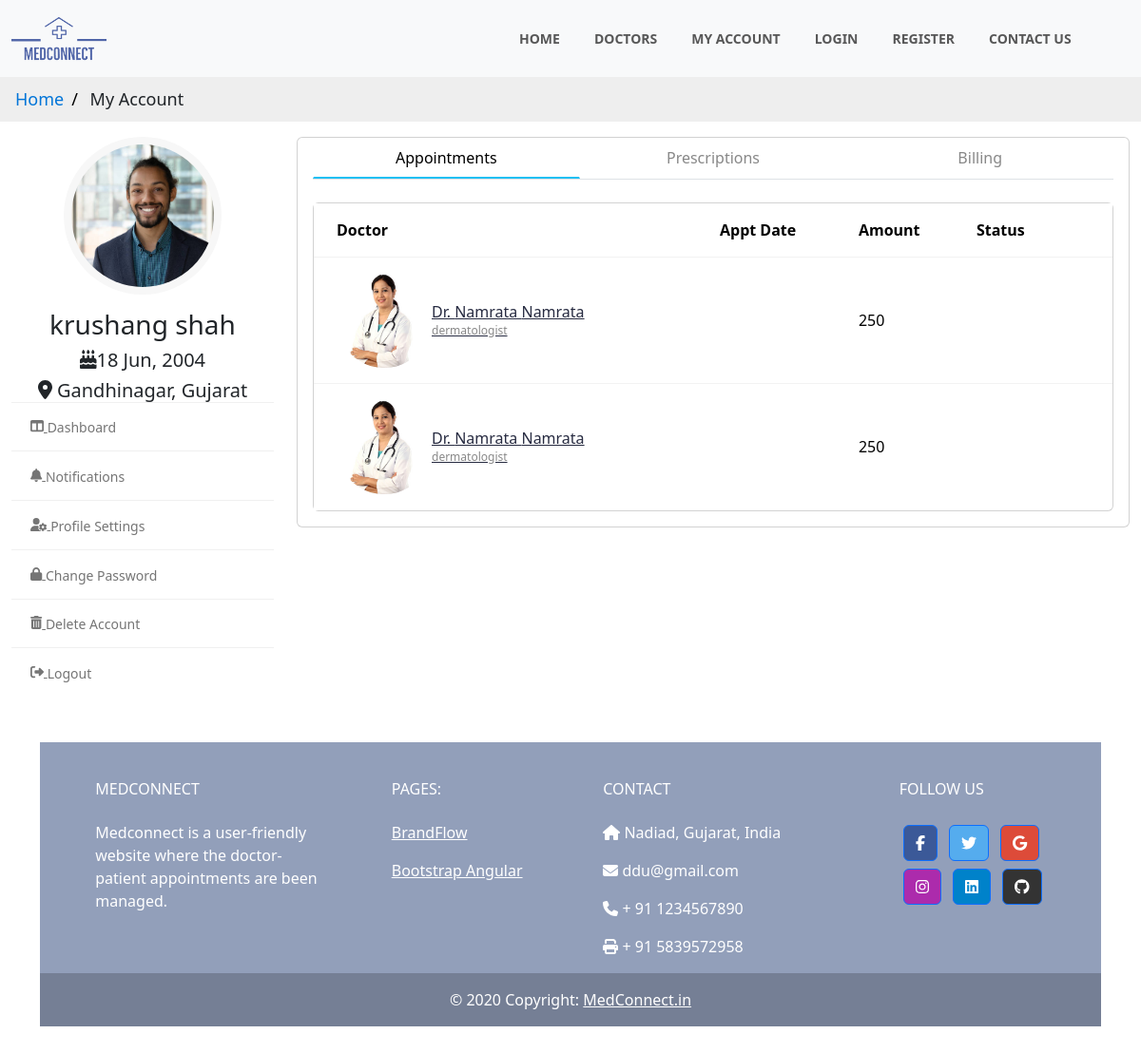
/patient/myaccount/ (signed in), run on the app's committed database.
### accounts/models.py (models this page shows, shortened)
class Patient(models.Model):
    user = models.OneToOneField(CustomUser, on_delete=models.CASCADE, primary_key=True)
    patient_addr = models.ForeignKey(Address, on_delete=models.CASCADE)
    date_of_birth = models.DateField()
    blood_group = models.CharField(max_length=5)
    profile_img = models.ImageField(upload_to="patient_profile_images", default='patient_profile_images/default.png')

class CustomUser(AbstractBaseUser, PermissionsMixin):
    email = models.EmailField(unique=True)
    first_name = models.CharField(max_length=30)
    last_name = models.CharField(max_length=30)
    phone_number = models.CharField(max_length=15)
    is_active = models.BooleanField(default=True)
    is_staff = models.BooleanField(default=False)
    is_admin = models.BooleanField(default=False)
    is_superadmin = models.BooleanField(default=False)
    type = models.CharField(max_length=16, default='patient')
    objects = CustomUserManager()
    USERNAME_FIELD = 'email'
    REQUIRED_FIELDS = ['first_name']

class Address(models.Model):
    street = models.CharField(max_length=255)
    city = models.CharField(max_length=255)
    state = models.CharField(max_length=255)

class Doctor(models.Model):
    user = models.OneToOneField(CustomUser, on_delete=models.CASCADE, primary_key=True)
    doctor_addr = models.ForeignKey(Address, on_delete=models.CASCADE)
    qualification = models.CharField(max_length=255)
    specialization = models.CharField(max_length=255)
    certificate_no = models.CharField(max_length=255)
    fees = models.IntegerField()
    profile_img = models.ImageField(upload_to="doctors_profile_images", default='doctors_profile_images/default.png')

### doctor/models.py (models this page shows)
class appointment(models.Model):
    patient_id=models.ForeignKey(Patient,on_delete=models.CASCADE)
    doctor_id=models.ForeignKey(Doctor,on_delete=models.CASCADE)
    patient_name = models.CharField(max_length=255 , default='unknown user')
    datetime = models.DateTimeField(auto_now_add=False,null=True)
    appointment_state = models.CharField(max_length=255) #accept reject etcccccc
    note = models.TextField()
    rejection_reason = models.TextField(blank=True, null=True)

### patient/views.py (the view)
# urls.py: path('myaccount/',views.myaccount,name='myaccount'),
@login_required(login_url='/login/')
def myaccount(request):
    current_user=request.user
    id=current_user.id
    patient= Patient.objects.get(user_id=id)
    address=Address.objects.get(id=patient.patient_addr_id)
    appt=appointment.objects.filter(patient_id_id=id)
    context={'cuser':current_user,
    'patient':patient,
    'address':address,
    'appointment':appt,
    }
    print(patient.profile_img)
    return render(request,'patient/myaccount.html',context)

### templates/patient/myaccount.html (shortened to what this page needs)
{%extends 'patient/myaccount_base.html'%}
{%block main%}
      <div class="col-md-7 col-lg-8 col-xl-9">
        <div class="card">
          <div class="card-body pt-0">
            <nav class="user-tabs mb-4">
              <ul class="nav nav-tabs nav-tabs-bottom nav-justified">
                <li class="nav-item">
                  <a class="nav-link active" href="/patient/myaccount/" data-toggle="tab">Appointments</a>
                </li>
                <li class="nav-item">
                  <a class="nav-link" href="/patient/prescription/" data-toggle="tab">Prescriptions</a>
                </li>
                <li class="nav-item">
                  <a class="nav-link" href="/patient/bills/" data-toggle="tab">Billing</a>
                </li>
              </ul>
            </nav>
            <div class="tab-content pt-0">
              <div id="pat_appointments" class="tab-pane fade show active">
                <div class="card card-table mb-0">
                  <div class="card-body">
                    <div class="table-responsive">
                      <table class="table table-hover table-center mb-0">
                        <thead>
                          <tr>
                            <th>Doctor</th>
                            <th>Appt Date</th>
                            <th>Amount</th>
                            <th>Status</th>
                            <th></th>
                          </tr>
                        </thead>
                        <tbody>
                          {%for app in appointment%}
                          <tr>
                            <td>
                              <h2 class="table-avatar">
                                <a href="/patient/doc-details/{{app.doctor_id_id}}" class="avatar avatar-sm mr-2">
                                  <img class="rounded-circle" src="/media/{{app.doctor_id.profile_img}}" alt="User Image" style="width: 100px; height: 100px; object-fit: cover;">
                                </a>
                                <a href="/media/doc-details/{{app.doctor_id_id}}">  Dr.  {{app.doctor_id.user.first_name}} {{app.doctor_id.user.first_name}}<span>{{app.doctor_id.specialization}}</span></a>
                              </h2>
                            </td>
                            <td>{{app.doctor_id.datetime | date:"d M , yyyy"}}</td>
                            <td>{{app.doctor_id.fees}}</td>
                          </tr>
                          {%endfor%}
                        </tbody>
                      </table>
                    </div>
                  </div>
                </div>
              </div>
            </div>
          </div>
        </div>
      </div>
    </div>
  </div>
</div>
{% endblock  %}

### templates/patient/myaccount_base.html (shortened to what this page needs)
{% extends 'patient/base.html' %}
{% load static %}
{% block content %}
<ul class="breadcrumb">
    <li><a href="/patient/">Home</a></li>
    <li>My Account</li>
  </ul>
<div class="content">
  <div class="container-fluid">
    <div class="row">
        <div class="col-md-5 col-lg-4 col-xl-3 theiaStickySidebar">
            <div class="profile-sidebar">
            <div class="widget-profile pro-widget-content">
                <div class="profile-info-widget">
                <a href="#" class="booking-doc-img">
                    <img src="/media/{{patient.profile_img}}" alt="User Image" style="width: 150px; height: 150px; object-fit: cover;">
                </a>
                <div class="profile-det-info">
                    <h3>{{cuser.first_name}}  {{cuser.last_name}}</h3>
                    <div class="patient-details">
                    <h5><i class="fas fa-birthday-cake"></i>{{patient.date_of_birth | date:"d M, Y"}}</h5>
                    <h5 class="mb-0"><i class="fas fa-map-marker-alt"></i> {{address.city}}, {{address.state}}</h5>
                    </div>
                </div>
                </div>
            </div>
            <div class="dashboard-widget">
                <nav class="dashboard-menu">
                <ul type="none">
                    <li>
                    <a href="/patient/myaccount/">
                        <i class="fas fa-columns"></i>
                        <span>Dashboard</span>
                    </a>
                    </li>
                    <li>
                    <a href="/patient/patient-notifications/">
                        <i class="fas fa-bell"></i>
                        <span>Notifications</span>
                    </a>
                    </li>
                    <li>
                    <a href="/patient/patient-settings/">
                        <i class="fas fa-user-cog"></i>
                        <span>Profile Settings</span>
                    </a>
                    </li>
                    <li>
                    <a href="/patient/patient-change-password/">
                        <i class="fas fa-lock"></i>
                        <span>Change Password</span>
                    </a>
                    </li>
                    <li>
                    <a href="/patient/delete-account/">
                        <i class="fas fa-trash-can"></i>
                        <span>Delete Account</span>
                    </a>
                    </li>
                    <li>
                    <a href="/logout/">
                        <i class="fas fa-sign-out-alt"></i>
                        <span>Logout</span>
                    </a>
                    </li>
                </ul>
                </nav>
            </div>
            </div>
        </div>
        {%block main%}
        {%endblock%}
{%endblock%}

### static/styles/style.css (style rules this page uses)
body { font-family: 'Dosis', sans-serif; font-family: 'Open Sans', sans-serif; font-size: 14px; line-height: 1.42857143; color: #f0f0f0; overflow-x: hidden; }
ul.breadcrumb { padding: 10px 16px; list-style: none; background-color: #eee; }
ul.breadcrumb li { display: inline; font-size: 18px; }
ul.breadcrumb li+li:before { padding: 8px; color: black; content: "/\00a0"; }
ul.breadcrumb li a { color: #0275d8; text-decoration: none; }
.table { color: #272b41; max-width: 100%; margin-bottom: 0; width: 100%; }
table.table td h2 { display: inline-block; font-size: inherit; font-weight: 400; margin: 0; padding: 0; vertical-align: middle; }
table.table td h2.table-avatar { -webkit-box-align: center; -ms-flex-align: center; align-items: center; display: -webkit-inline-box; display: -ms-inline-flexbox; display: inline-flex; font-size: inherit; font-weight: 400; margin: 0; padding: 0; vertical-align: middle; white-space: nowrap; }
table.table td h2 a { color: #272b41; }
table.table td h2 span { color: #888; display: block; font-size: 12px; margin-top: 3px; }
.table thead { border-bottom: 1px solid rgba(0, 0, 0, 0.03); }
.table thead tr th { border-bottom: 1px solid rgba(0, 0, 0, 0.05); }
.table tbody tr { border-bottom: 1px solid rgba(0, 0, 0, 0.05); }
.table tbody tr:last-child { border-color: transparent; }
.table.table-center td, .table.table-center th { vertical-align: middle; }
.card-table .card-body { padding: 0; }
.card-table .card-body .table > thead > tr > th { border-top: 0; }
.card-table .table tr td:first-child, .card-table .table tr th:first-child { padding-left: 1.5rem; }
.card-table .table tr td:last-child, .card-table .table tr th:last-child { padding-right: 1.5rem; }
.card-table .table td, .card-table .table th { border-top: 1px solid #e2e5e8; padding: 1rem 0.75rem; white-space: nowrap; }
.widget-profile { background-color: #fff; border-bottom: 1px solid #f0f0f0; }
.widget-profile .profile-info-widget { display: block; text-align: center; }
.widget-profile .profile-info-widget .booking-doc-img { display: inline-block; margin: 0 0 15px; width: auto; padding: 8px; background-color: #f7f7f7; border-radius: 50%; }
.widget-profile .profile-info-widget .booking-doc-img img { border-radius: 50%; height: 120px; width: 120px; }
.dashboard-menu ul { color: #757575; font-size: 14px; line-height: 17px; list-style: none; margin: 0; padding: 0; text-transform: capitalize; }
.dashboard-menu ul li { line-height: inherit; }
.dashboard-menu > ul > li { border-bottom:1px solid #f0f0f0; position: relative; }
.dashboard-menu > ul > li:last-child { border-bottom: 0; }
.dashboard-menu ul li a span, .dashboard-menu ul li a i { display: inline-block; vertical-align: middle; }
.dashboard-menu > ul > li > a { color: #757575; display: block; padding: 16px 20px; }
.nav-tabs { border-bottom: 1px solid #f0f0f0; }
.nav-tabs > li > a { margin-right: 0; color: #888; border-radius: 0; }
.tab-content { padding-top: 20px; }
.nav-tabs .nav-link { border-radius: 0; }
.nav-tabs.nav-justified > li > a { border-radius: 0; margin-bottom: 0; }
.nav-tabs.nav-tabs-bottom > li > a.active, .nav-tabs.nav-tabs-bottom > li > a.active:hover, .nav-tabs.nav-tabs-bottom > li > a.active:focus { border-bottom-width: 2px; border-color: transparent; border-bottom-color: #20c0f3; background-color: transparent; transition: none 0s ease 0s; -moz-transition: none 0s ease 0s; -o-transition: none 0s ease 0s; -ms-transition: none 0s ease 0s; -webkit-transition: none 0s ease 0s; }

### data on the page
Patient: profile_img (picture), date_of_birth "18 Jun, 2004"
CustomUser: first_name "krushang", last_name "shah"
Address: city "Gandhinagar", state "Gujarat"
appointment: doctor_id.profile_img (picture), doctor_id.user.first_name "Namrata", doctor_id.specialization "dermatologist", doctor_id.fees "250"
appointment: doctor_id.profile_img (picture), doctor_id.user.first_name "Namrata", doctor_id.specialization "dermatologist", doctor_id.fees "250"
